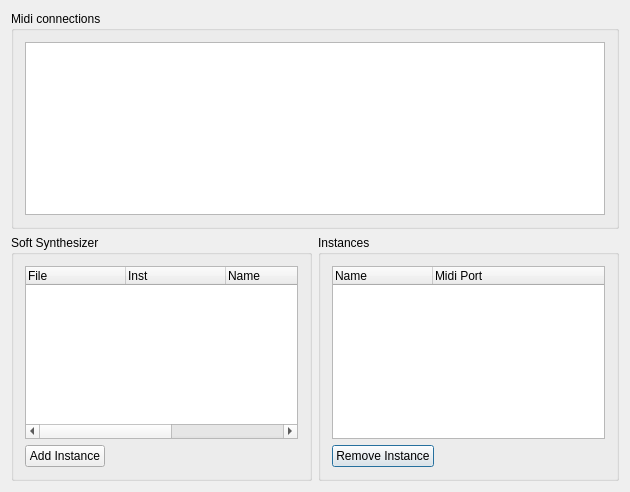
<?xml version="1.0" encoding="UTF-8"?>
<ui version="4.0">
 <class>SynthConfigBase</class>
 <widget class="QDialog" name="SynthConfigBase">
  <property name="geometry">
   <rect>
    <x>0</x>
    <y>0</y>
    <width>630</width>
    <height>492</height>
   </rect>
  </property>
  <property name="windowTitle">
   <string>OOMidi: Midi Ports / Soft Synth Manager</string>
  </property>
  <layout class="QGridLayout">
   <item row="1" column="1">
    <widget class="QGroupBox" name="GroupBox3">
     <property name="title">
      <string>Instances</string>
     </property>
     <layout class="QGridLayout">
      <item row="0" column="0">
       <widget class="QTreeWidget" name="instanceList">
        <property name="allColumnsShowFocus">
         <bool>true</bool>
        </property>
        <column>
         <property name="text">
          <string>Name</string>
         </property>
        </column>
        <column>
         <property name="text">
          <string>Midi Port</string>
         </property>
        </column>
       </widget>
      </item>
      <item row="1" column="0">
       <layout class="QHBoxLayout">
        <item>
         <widget class="QPushButton" name="removeInstance">
          <property name="text">
           <string>Remove Instance</string>
          </property>
         </widget>
        </item>
        <item>
         <spacer name="Spacer2">
          <property name="orientation">
           <enum>Qt::Horizontal</enum>
          </property>
          <property name="sizeType">
           <enum>QSizePolicy::Expanding</enum>
          </property>
          <property name="sizeHint" stdset="0">
           <size>
            <width>113</width>
            <height>20</height>
           </size>
          </property>
         </spacer>
        </item>
       </layout>
      </item>
     </layout>
    </widget>
   </item>
   <item row="0" column="0" colspan="2">
    <widget class="QGroupBox" name="groupBox10">
     <property name="title">
      <string>Midi connections</string>
     </property>
     <layout class="QVBoxLayout">
      <item>
       <widget class="QTableWidget" name="mdevView">
        <attribute name="verticalHeaderDefaultSectionSize">
         <number>18</number>
        </attribute>
       </widget>
      </item>
     </layout>
    </widget>
   </item>
   <item row="1" column="0">
    <widget class="QGroupBox" name="GroupBox2">
     <property name="title">
      <string>Soft Synthesizer</string>
     </property>
     <layout class="QGridLayout">
      <item row="1" column="0">
       <layout class="QHBoxLayout">
        <property name="spacing">
         <number>6</number>
        </property>
        <property name="margin">
         <number>0</number>
        </property>
        <item>
         <widget class="QPushButton" name="addInstance">
          <property name="text">
           <string>Add Instance</string>
          </property>
         </widget>
        </item>
        <item>
         <spacer name="Spacer1">
          <property name="orientation">
           <enum>Qt::Horizontal</enum>
          </property>
          <property name="sizeType">
           <enum>QSizePolicy::Expanding</enum>
          </property>
          <property name="sizeHint" stdset="0">
           <size>
            <width>20</width>
            <height>20</height>
           </size>
          </property>
         </spacer>
        </item>
       </layout>
      </item>
      <item row="0" column="0">
       <widget class="QTreeWidget" name="synthList">
        <property name="toolTip">
         <string>list of available software synthesizers</string>
        </property>
        <property name="allColumnsShowFocus">
         <bool>true</bool>
        </property>
        <column>
         <property name="text">
          <string>File</string>
         </property>
        </column>
        <column>
         <property name="text">
          <string>Inst</string>
         </property>
        </column>
        <column>
         <property name="text">
          <string>Name</string>
         </property>
        </column>
        <column>
         <property name="text">
          <string>Version</string>
         </property>
        </column>
        <column>
         <property name="text">
          <string>Description</string>
         </property>
        </column>
       </widget>
      </item>
     </layout>
    </widget>
   </item>
  </layout>
 </widget>
 <layoutdefault spacing="6" margin="11"/>
 <resources/>
 <connections/>
</ui>
